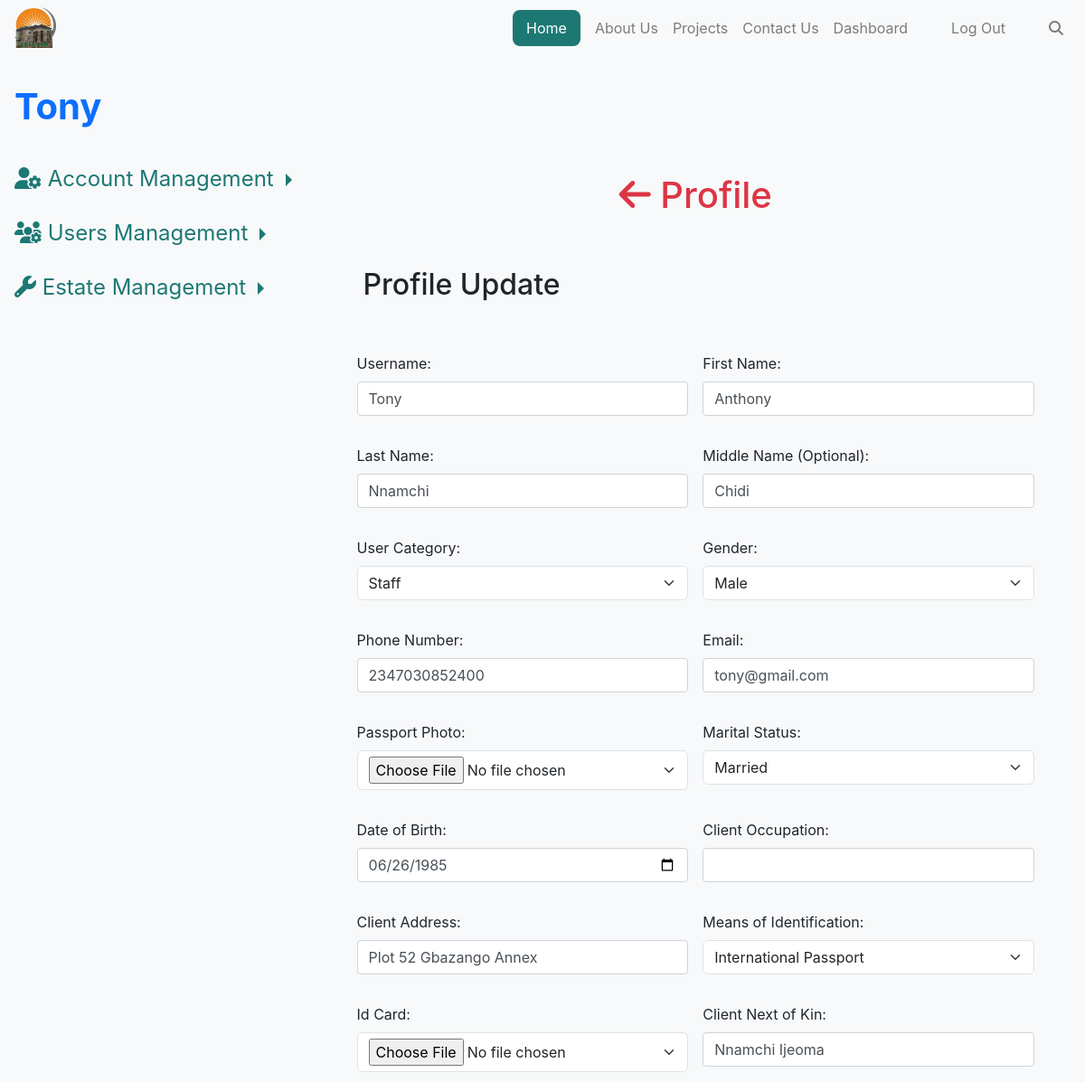
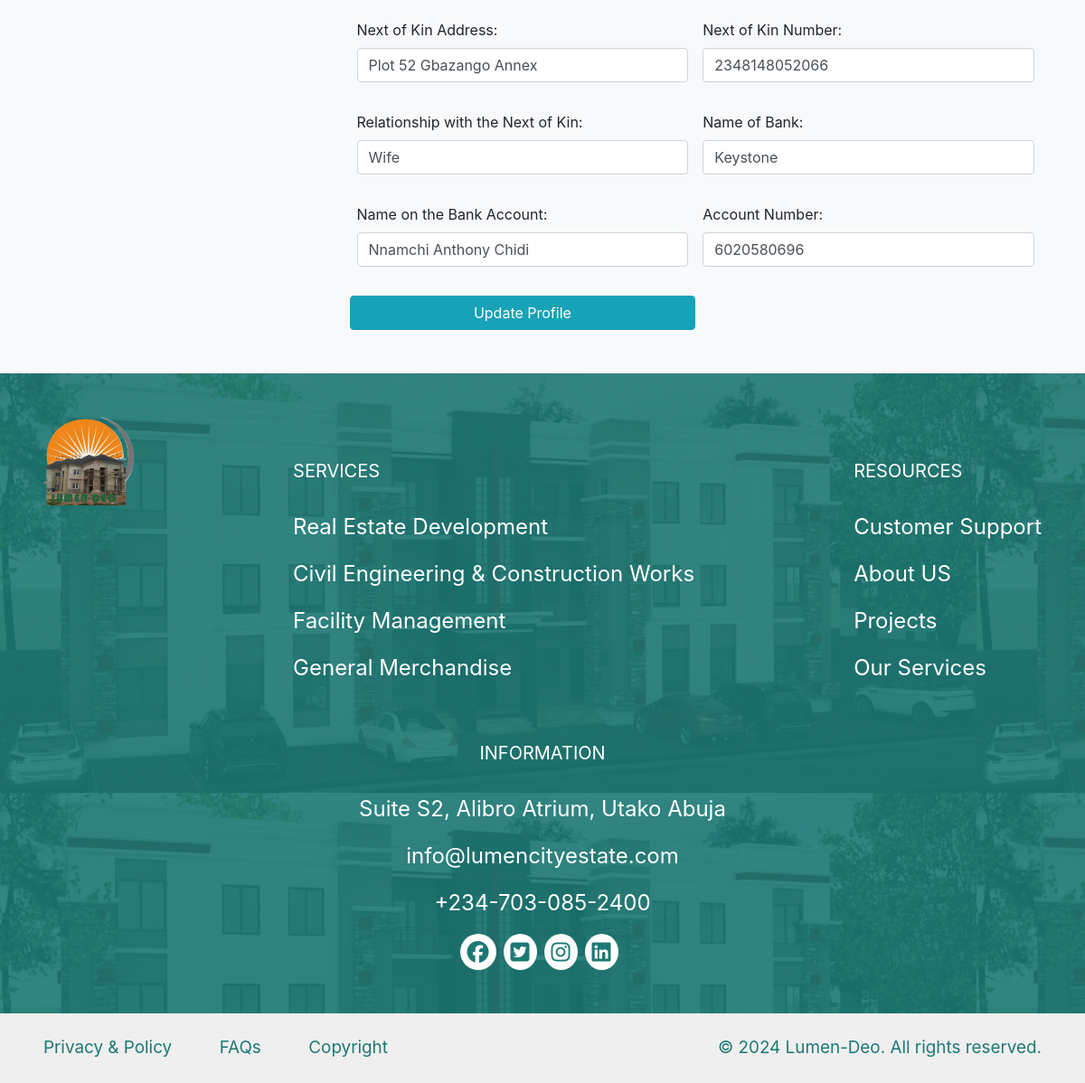
//dashboard/user/edit_profile/1 (signed in), run on the app's committed database (2 pictures, top to bottom).
### lumenapp/models.py (models this page shows, shortened)
class User(AbstractUser):
    user_category = models.ForeignKey(UserCategory, related_name="users_category", on_delete=models.CASCADE, null=True)

class NewUser(models.Model):
    category = models.ForeignKey(UserCategory, on_delete=models.CASCADE, related_name="category")
    gender = models.CharField(max_length=10, default="")
    passport_photo = models.ImageField(null=True, blank=True, upload_to='user_passport')
    marital_status = models.CharField(max_length=20, null=True, blank=True)
    phone_number = models.CharField(max_length=20, null=True, blank=True, validators=[
        RegexValidator(regex=r'^\+?1?\d{9,15}$', message="Phone number must be entered in the format: '+999999999'. Up to 15 digits allowed.")
    ])
    email_address = models.EmailField()
    user_name = models.CharField(max_length=40, null=True, blank=True)
    last_name = models.CharField(max_length=40, null=True, blank=True)
    first_name = models.CharField(max_length=40, null=True, blank=True)
    middle_name = models.CharField(max_length=40, null=True, blank=True)
    dob = models.DateField(null=True, blank=True)
    occupation = models.CharField(max_length=100, null=True, blank=True)
    address = models.CharField(max_length=400, null=True, blank=True)
    means_of_id = models.CharField(max_length=100, null=True, blank=True)
    id_photo = models.ImageField(null=True, blank=True, upload_to='user_ids')
    staff_number = models.CharField(max_length=10, null=True, blank=True)
    is_staff = models.BooleanField(default=False)
    is_eligible = models.BooleanField(default=True)
    employ_date = models.DateField(null=True, blank=True)
    designation = models.CharField(max_length=100, null=True, blank=True)
    salary = models.DecimalField(max_digits=11, decimal_places=2, null=True, blank=True)
    bank_name = models.CharField(max_length=200, null=True, blank=True)
    acct_name = models.CharField(max_length=200, null=True, blank=True)
    acct_number = models.CharField(max_length=20, null=True, blank=True, validators=[
        RegexValidator(regex=r'^\d{10,20}$', message="Account number must be between 10 and 20 digits.")
    ])
    agency_percentage = models.DecimalField(max_digits=6, decimal_places=2, null=True)
    next_of_kin = models.CharField(max_length=400, null=True, blank=True)
    nok_address = models.CharField(max_length=400, null=True, blank=True)
    nok_phone_number = models.CharField(max_length=20, null=True, blank=True, validators=[
        RegexValidator(regex=r'^\+?1?\d{9,15}$', message="Phone number must be entered in the format: '+999999999'. Up to 15 digits allowed.")
    ])
    nok_rlship = models.CharField(max_length=100, null=True, blank=True)

### lumenapp/views.py (the view, shortened to what this page needs)
# urls.py: path("dashboard/user/edit_profile/<int:user_id>", views.edit_profile, name="edit_profile"), # Edit user profile
@login_required
def edit_profile(request, user_id):
    user = User.objects.get(id=user_id) # Get the user with the given id
    users = User.objects.all() # Get all users
    uzer = NewUser.objects.get(id=user_id)
    author = request.user # The current user
    category = author.user_category
    categories = UserCategory.objects.all()
    if request.method == "POST":
        user_form = NewUserForm(request.POST, request.FILES, instance=uzer)
        if category.user_category == "Client" or category.user_category == "Contractor" or category.user_category == "Subcontractor":
            client_form = NewClientForm(request.POST, request.FILES, instance=uzer)
            if user_form.is_valid() and client_form.is_valid():
                user_form.save()
                client_form = client_form.save()
                client_form.is_staff = False
                client_form.staff_number = None
                client_form.save()
                context = {"user_form": user_form, "client_form": client_form, "categories": categories,
                    "info": {
                        "title": "Profile Updated!",
                        "body": "Your profile has been updated successfully.",
                    },
                    "user":user,
                    "users":users,
                    "uzer":uzer,
                }
                return render(request, "lumenapp/profile.html", context)
            else:
                context = {"user_form": user_form, "client_form": client_form, "categories": categories,
                    "msg": {
                        "title": "Update Failed!",
                        "body": "Please correct the errors below.",
                    },
                    "user":user,
                    "users":users,
                    "uzer":uzer,
                }
                return render(request, "lumenapp/edit_profile.html", context)
        elif category.user_category == "Staff":
            staff_form = NewStaffForm(request.POST, request.FILES, instance=uzer)
            if user_form.is_valid() and staff_form.is_valid():
                user_form.save()
                staff_form = staff_form.save()
                staff_form.staff_number = generate_staff_number()
                staff_form.is_staff = True
                staff_form.save()
                context = {"user_form": user_form, "client_form": staff_form, "categories": categories,
                    "info": {
                        "title": "Profile Updated!",
                        "body": "Your profile has been updated successfully.",
                    },
                    "user":user,
                    "users":users,
                    "uzer":uzer,
                }
                return render(request, "lumenapp/profile.html", context)
            else:
                context = {"user_form": user_form, "staff_form": staff_form, "categories": categories,
                    "msg": {
                        "title": "Update Failed!",
                        "body": "Please correct the errors below.",
                    },
                    "user":user,
                    "users":users,
                    "uzer":uzer,
                }
                return render(request, "lumenapp/edit_profile.html", context)
        else:
            agent_form = NewAgentForm(request.POST, request.FILES, instance=uzer)
            if user_form.is_valid() and agent_form.is_valid():
                user_form.save()
                agent_form = agent_form.save()
                agent_form.is_staff = False
                agent_form.staff_number = None
                agent_form.save()
                context = {"user_form": user_form, "agent_form": agent_form, "categories": categories,
                    "info": {
                        "title": "Profile Updated!",
                        "body": "Your profile has been updated successfully.",
                    },
                    "uzer":uzer,
                    "user":user,
                    "users":users,
                }
                return render(request, "lumenapp/profile.html", context)
            else:
                context = {"user_form": user_form, "agent_form": agent_form, "categories": categories,
                    "msg": {
                        "title": "Update Failed!",
                        "body": "Please correct the errors below.",
                    },
                    "user":user,
                    "uzer":uzer,
                    "users":users,
                }
                return render(request, "lumenapp/edit_profile.html", context)
    else:
        user_form = NewUserForm(instance=uzer)
        client_form = NewClientForm(instance=uzer)
        agent_form = NewAgentForm(instance=uzer)
        context = {"user_form": user_form, "client_form": client_form,
        "agent_form": agent_form, "categories": categories, "uzer":uzer, "user":user, "users": users}
    return render(request, "lumenapp/edit_profile.html", context)

### lumenapp/models.py (called while the page is built)
    def __str__(self):
        return f"{self.user_category}"

### lumenapp/templates/lumenapp/edit_profile.html (shortened to what this page needs)
{% extends "lumenapp/layout.html" %}
{% load static %}
{% load mathfilters %}
{% block body %}
<section class="admin d-flex bg-gray-100" id="admin">
  <nav class="nav flex-column d-inline-flex mt-4">
     {% if user_id or request.user.is_authenticated %}
      <a class="nav-link fs-1 mt-5 p-3" href="{% url 'profile' user_id=user.id %}"><strong>{{ user }}</strong></a>
     {% else %}
     <a class="nav-link fs-1 mt-5 p-3" href=""><strong>{{ user }}</strong></a>
     {% endif %}
    <li class="nav-item dropright">
      <a class="nav-link dropdown-toggle icon mt-2" href="{% url 'user_acct' user_id=user.id %}" role="button">
        <i class="fa-solid fa-user-gear"></i> Account Management
      </a>
    </li>
    <li class="nav-item dropright">
      <a class="nav-link dropdown-toggle icon mt-2" href="#" role="button" data-toggle="dropdown" aria-expanded="false">
        <i class="fa-solid fa-users-gear"></i> Users Management
      </a>
    </li>
    <li class="nav-item dropright">
      <a class="nav-link dropdown-toggle icon mt-2" href="#" role="button" data-toggle="dropdown" aria-expanded="false">
        <i class="fa-solid fa-wrench"></i> Estate Management
      </a>
    </li>
  </nav>
  <section id="lumen-deo" class="container-fluid effect-section pt-5 mt-5">
      <a class="text-decoration-none text-danger" href="{% url 'profile' user_id=user.id %}"><h1 class="pt-5 mt-5 text-center"><i class="fa-solid fa-arrow-left"></i> Profile</h1></a>
      <section id="proj_upload" class="container m-auto px-5">
          <div class="mt-2"><h2 class="login-text py-5">Profile Update</h2></div>
          <form action="{% url 'edit_profile' user_id=request.user.id %}" class="row row-cols-1 row-cols-sm-2 row-cols-md-2 g-3 mb-5" method="post" enctype="multipart/form-data">
            {{ user_form.as_p }}
            {% if client_form %}
                {{ client_form.as_p }}
            {% elif agent_form %}
                {{ agent_form.as_p }}
            {% endif %}
            <button type="submit" class="btn btn-info">Update Profile</button>
        </form>
    </section>
  </section>
</section>
{% endblock %}

### lumenapp/static/lumenapp/css/style.css (style rules this page uses)
.home, body { margin: 0 !important; padding: 0 !important; }
.bg-gray-100 { background-color: var(--bs-gray-100)!important; }
.effect-section { position: relative; overflow: hidden; }
.icon { color: #1D7874; font-size: 1.5rem; }

### data on the page
User: username "Tony"
NewUser: user_name "Tony", first_name "Anthony", last_name "Nnamchi", middle_name "Chidi", category "Staff", gender "Male", phone_number "2347030852400", email_address "tony@gmail.com", marital_status "Married", dob "06/26/1985", address "Plot 52 Gbazango Annex", means_of_id "International Passport", next_of_kin "Nnamchi Ijeoma", nok_address "Plot 52 Gbazango Annex", nok_phone_number "2348148052066", nok_rlship "Wife", bank_name "Keystone", acct_name "Nnamchi Anthony Chidi", acct_number "6020580696"
